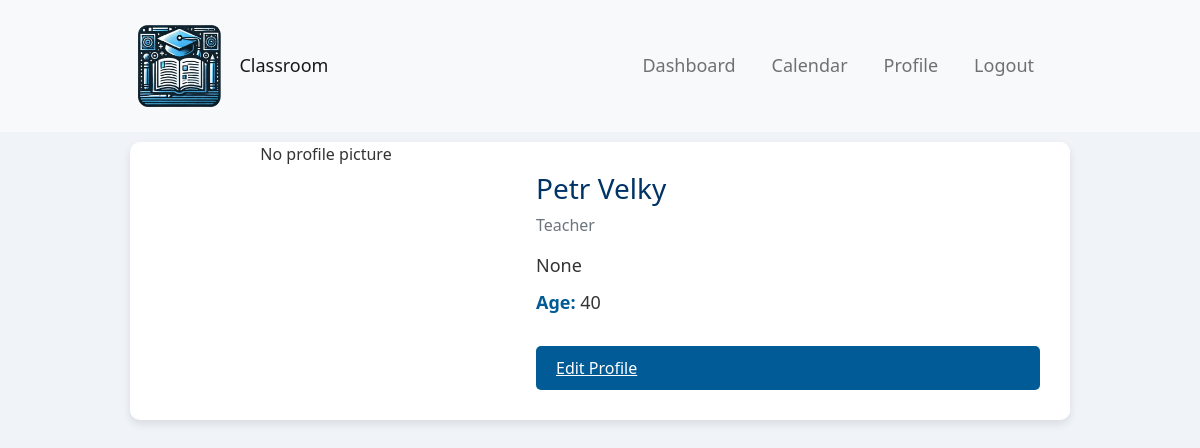
The app's page /profile/4/ (signed in) with its own data.
### polls/models.py (models this page shows, shortened)
class CustomUser(AbstractUser):
    is_student = models.BooleanField(default=False)
    is_teacher = models.BooleanField(default=False)
    age = models.IntegerField(null=True, blank=True)
    profile_picture = models.ImageField(upload_to='profile_pictures/', null=True, blank=True)
    bio = models.TextField(null=True, blank=True)
    group = models.ForeignKey(Group, on_delete=models.SET_NULL, null=True, blank=True, related_name="members")

### polls/views.py (the view)
# urls.py: path('profile/<int:user_id>/', polls.views.profile_view, name='profile_view'),
@login_required
def profile_view(request, user_id):
    user = get_object_or_404(CustomUser, id=user_id)
    return render(request, 'profile.html', {'user': user})

### templates/profile.html (shortened to what this page needs)
{% extends 'base.html' %}
{% load static %}
{% block content %}
<div class="profile-card">
    <div class="profile-image">
        {% if user.profile_picture %}
            <img src="{{ user.profile_picture.url }}" alt="{{ user.get_full_name }}">
        {% else %}
            <img src="{% static 'images/default_profile.png' %}" alt="No profile picture" style="text-align: center">
        {% endif %}
    </div>
    <div class="profile-details">
        <h2>{{ user.get_full_name }}</h2>
        <p class="role">
            {% if user.is_student %}
                Student
            {% elif user.is_teacher %}
                Teacher
            {% endif %}
        </p>
        <p class="bio">{{ user.bio }}</p>
        <p><strong>Age:</strong> {{ user.age }}</p>
       <a href="{% url 'edit_profile' %}" class="action-btn">Edit Profile</a>
    </div>
</div>
{% endblock %}

### static/styles/base/global.css (style rules this page uses)
body, html { margin: 0; padding: 0; font-family: 'Segoe UI', Tahoma, Geneva, Verdana, sans-serif; background-color: #f0f4f8; color: #333; }
h1, h2, h3, h4, h5, h6 { color: #003366; }

### static/styles/calendar.css (style rules this page uses)
a { color:snow; }

### static/styles/profile_card.css (style rules this page uses)
.profile-card { display: flex; background-color: #ffffff; border-radius: 10px; box-shadow: 0 4px 8px rgba(0, 0, 0, 0.1); overflow: hidden; max-width: 1200px; margin: 0 auto; transition: transform 0.2s ease-in-out; position: relative; }
.profile-image { width: 40%; border-radius: 0px 35% 35% 0px; overflow: hidden; background-color: transparent; }
.profile-image img { width: 100%; height: 100%; object-fit: cover; border-radius: 50% 20% / 10% 40%; display: block; }
.profile-details { padding: 30px; flex: 1; color: #003366; display: flex; flex-direction: column; justify-content: center; background-color: #ffffff; }
.profile-details h2 { font-size: 28px; color: #003366; }
.profile-details .role { font-size: 16px; color: #6c757d; margin-bottom: 15px; }
.profile-details p { font-size: 18px; color: #333; margin-bottom: 10px; }
.profile-details strong { color: #005b96; }
.action-btn { background-color: #005b96; color: white; padding: 10px 20px; border: none; border-radius: 5px; cursor: pointer; font-size: 16px; margin-top: 20px; }

### records on screen
CustomUser: get_full_name "Petr Velky", bio "None", age "40"
